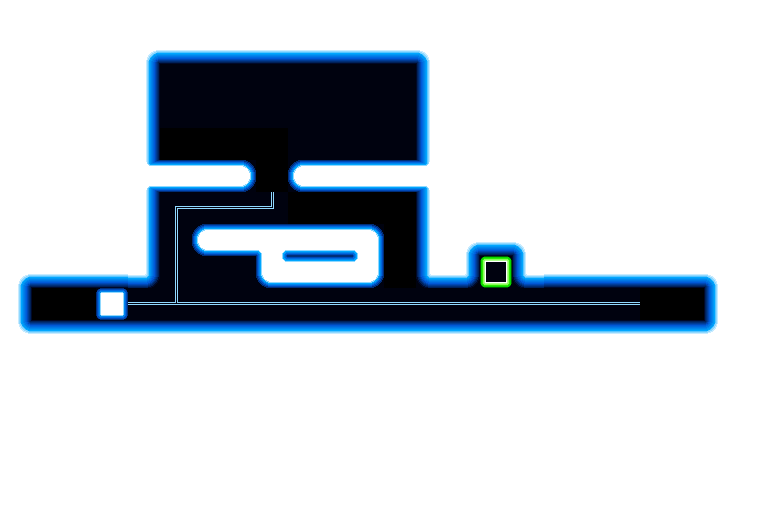

A 2D game scene composited from a Tiled map and its tileset images. What follows is a short description and the map's XML, with each tile layer's data collapsed to a summary:
An orthogonal 24x16 tile map with 32x32 px tiles, 1 tile layer (Tiles), 2 tilesets and 11 objects (2x Wall, 2x Emitter, 2x Door, Goal, Particle, ...).

<map version="1.0" orientation="orthogonal" width="24" height="16" tilewidth="32" tileheight="32">
 <properties>
  <property name="nextLevel" value="level5" />
  <property name="title" value="Race Condition" />
 </properties>
 <tileset firstgid="1" name="Basic" tilewidth="32" tileheight="32">
  <image source="../img/tiles.png" width="256" height="128" />
 </tileset>
 <tileset firstgid="33" name="Lights" tilewidth="32" tileheight="32">
  <image source="../img/tiles_blue.png" width="512" height="256" />
 </tileset>
 <layer name="Tiles" width="24" height="16">
  <data>[384 cells, 384 non-empty, 29 distinct tile ids]</data>
 </layer>
 <objectgroup name="Walls" width="24" height="16">
  <object name="Wall" x="0" y="448">
   <polygon points="0,64 768,64 768,-448 0,-448 0,-160 160,-160 160,-256 256,-256 256,-288 160,-288 160,-384 416,-384 416,-288 288,-288 288,-256 416,-256 416,-160 474,-160 474,-192 519,-192 519,-160 704,-160 704,-128 64,-128 32,-128 32,-160 0,-160" />
  </object>
  <object name="Wall" x="192" y="160">
   <polygon points="0,96 64,96 64,128 192,128 192,64 0,64" />
  </object>
 </objectgroup>
 <objectgroup name="Objects" width="24" height="16">
  <object name="Goal" x="480" y="256" width="32" height="32" />
  <object name="Particle" x="32" y="288" width="32" height="32" />
  <object name="t0" type="waveTail" x="256" y="96" width="32" height="32" />
  <object name="Wave" x="256" y="128" width="32" height="32" />
  <object name="Emitter" x="672" y="288" width="32" height="32" />
  <object name="Switch" x="96" y="288" width="32" height="32">
   <properties>
    <property name="id" value="0" />
   </properties>
  </object>
  <object name="Door" x="608" y="288" width="32" height="32">
   <properties>
    <property name="trigger" value="0" />
   </properties>
  </object>
  <object name="Door" x="256" y="160" width="32" height="32">
   <properties>
    <property name="trigger" value="0" />
   </properties>
  </object>
  <object name="Emitter" x="224" y="256" width="32" height="32" />
 </objectgroup>
</map>
